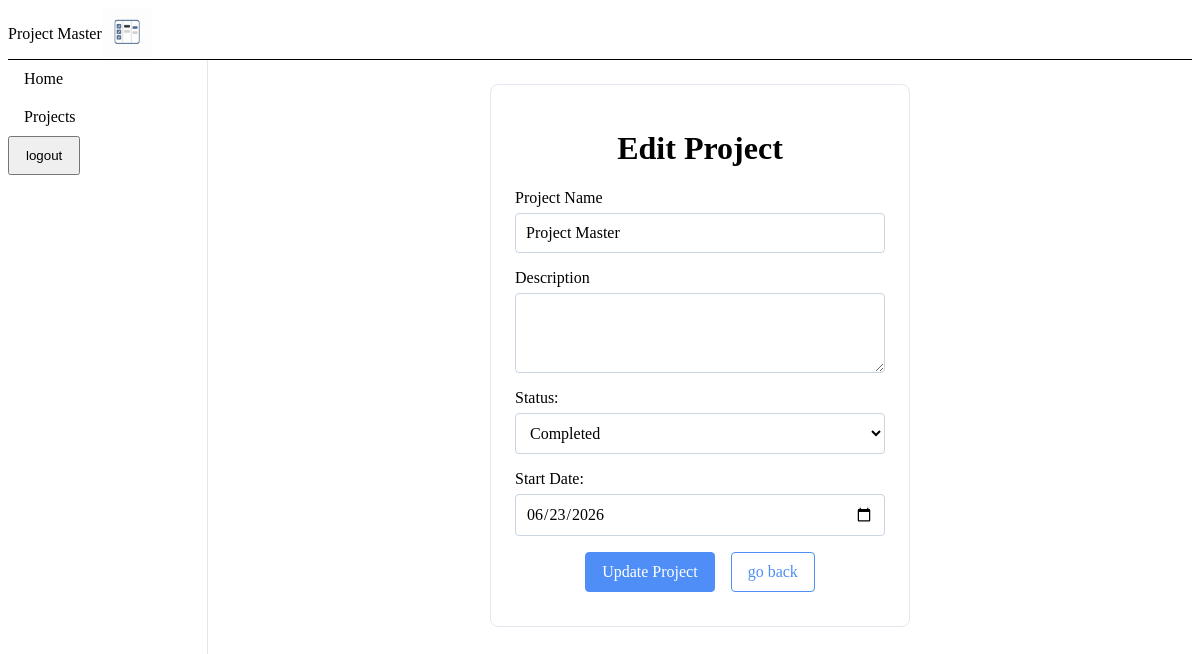
Before: /project/1/edit (signed in) with the older database file.
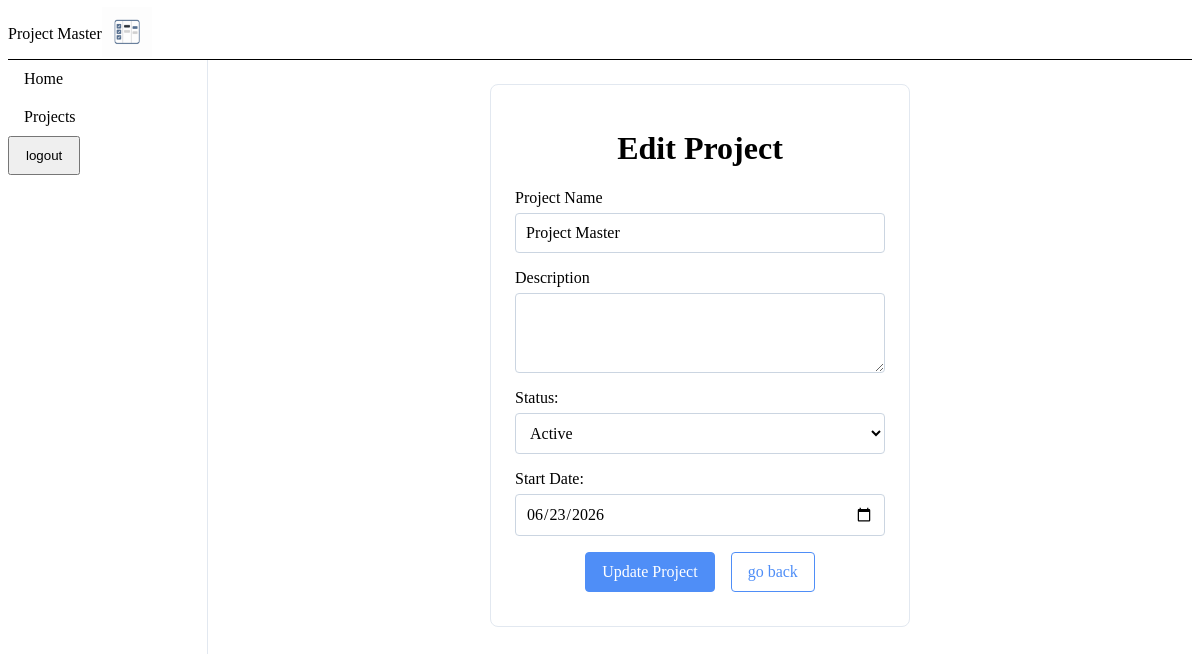
After: the same page with the newer database file.
### models.py (models this page shows)
class Project(db.Model):
    projectId: Mapped[int] = mapped_column(primary_key=True)
    userId: Mapped[int] = mapped_column(ForeignKey('user.userId'), nullable=False)
    projectName:Mapped[str] = mapped_column(nullable=False)
    description:Mapped[str] = mapped_column(nullable=True)
    startDate: Mapped[Optional[date]] = mapped_column(Date,nullable=True)
    status: Mapped[str] = mapped_column(nullable=False)
    createdAt:Mapped[datetime] = mapped_column(default=lambda: datetime.now(timezone.utc) ,nullable=False)

### app.py (the view, shortened to what this page needs)
@app.route('/project/<int:projectId>/edit', methods=['GET','POST'])
@login_required
def edit_project(projectId):
        project = Project.query.filter_by(projectId=projectId, userId=current_user.userId).first()
        return render_template('edit_project.html', project=project)

### app.py (called while the page is built)
@login_manager.user_loader
def load_user(user_id):
    return User.query.get(int(user_id))

### templates/edit_project.html (shortened to what this page needs)
{% extends 'base.html' %}
{% block styles %} <link rel="stylesheet" href="{{ url_for('static', filename= 'css/forms.css') }}"> {% endblock %}
{% block content %}
    <div class="form-container">
        <div class="edit-project-card">
            <h1 class="card-title">Edit Project</h1>
            <form class="edit-project-form" action="{{ url_for('edit_project', projectId=project.projectId) }}" method="POST">
                <div class = form-field>
                    <label for="projectName">Project Name</label>
                    <input type="text" id="projectName" name="projectName" value="{{ project.projectName}}">
                </div>
                <div class = form-field>
                    <label for="description">Description</label>
                    <textarea id="description" name="description">{{ project.description }}</textarea>
                </div>
                <div class="form-field">
                    <label for="status">Status:</label>
                    <select id="status" name="status">
                        <option value="active" {% if project.status == 'active' %}selected{% endif %}>Active</option>
                        <option value="completed" {% if project.status == 'completed' %}selected{% endif %}>Completed</option>
                    </select>
                </div>
                <div class="form-field">
                    <label for="start-date">Start Date:</label>
                    <input type="date" id="start-date" name="startDate" value="{{ project.startDate }}">
                <div class="btn-group">
                    <button class="btn btn-primary" type ="submit">Update Project</button>
                    <a class="btn btn-secondary" href="{{ url_for('project_page') }}">go back</a>
                </div>
            </form>
        </div>
    </div>
    {% endblock %}

Changed rows visible on the page:
changed Project "Project Master": status "Completed" → "Active"
